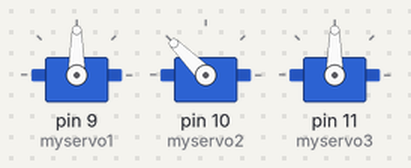
This sketch was run on a simulated Arduino Uno, built with avr-gcc and run on an emulated ATmega328P. Parts: 3 × servo.

Above: at 0.3 s.
Timing chart, 0 to 1.8 s (numbered marks = the images above):
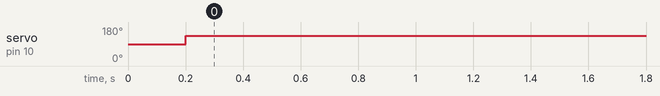

Measured:
- by itself, servo on pin 10 (myservo2): 90° → 135° at 0.20 s

The sketch:

Servo_Installation_Angle_Initialization.ino
```cpp
#include <Servo.h>
int claw_degrees;
int arm_degrees;
int base_degrees;
Servo myservo1;
Servo myservo2;
Servo myservo3;

void setup()
{
claw_degrees = 90;
arm_degrees = 135;
base_degrees = 90;
myservo1.attach(9);
myservo2.attach(10);
myservo3.attach(11);
}

void loop()
{
  myservo1.write(claw_degrees);
  delay(200);
  myservo2.write(arm_degrees);
    delay(200);
  myservo3.write(base_degrees);
    delay(200);
}
```
